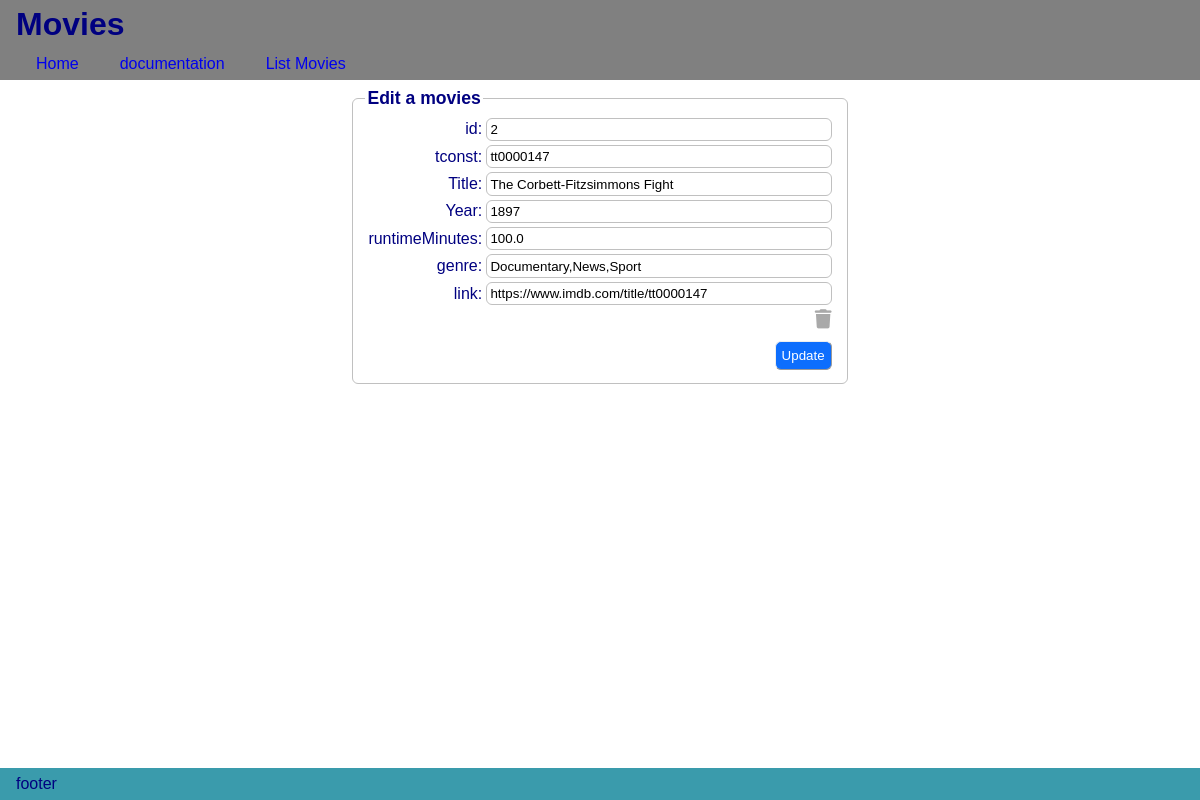
Screenshot of /get_form_edit_data/2 with the database file from the repository.
### models.py (models this page shows)
class BaseModel(SQLModel):
    id: Optional[int] = Field(default=None, primary_key=True)
    tconst: Optional[int] = Field(primary_key=True,default=None)

class Movies(BaseModel, table=True):
    id: Optional[int] = Field(default=None, primary_key=True)
    tconst: str = Field(default=None, foreign_key="ratings.tconst")
    titleType: Optional[str]
    primaryTitle: str = Field(min_length = 1, max_length = 150, index=True)
    startYear: Optional[int]
    runtimeMinutes: Optional[float]
    genres:Optional[str]= Field(nullable=True)

### main.py (the view)
@app.get('/get_form_edit_data/{id}', response_class=HTMLResponse)
async def get_form_data_edit(id: int, request:Request):
    with Session(engine) as session:
        movie  = session.get(Movies,id)
        print("movie: ", movie)
    context = {'movies':movie,'request':request}
    return templates.TemplateResponse('form_edit_data.html', context)

### templates/form_edit_data.html (shortened to what this page needs)
<!DOCTYPE html>
<html>
{% extends 'layout.html' %}
{% block content %}
<div class="form-container">
    <form method="post">
        <fieldset>
            <legend>Edit a movies</legend>
            <table>
                <tr>
                    <td>
                        <label for="id">id:</label>
                    </td>
                    <td>
                        <input type="text" id="id" name="const" value="{{movies.id}}" required maxlength="128"
                            size="40">
                    </td>
                </tr>
                <tr>
                    <td>
                        <label for="tconst">tconst:</label>
                    </td>
                    <td>
                        <input type="text" id="tconst" name="const" value="{{movies.tconst}}" required maxlength="128"
                            size="40">
                    </td>
                </tr>
                <tr>
                    <td>
                        <label for="primaryTitle">Title:</label>
                    </td>
                    <td>
                        <input type="text" id="primaryTitle" name="primaryTitle" value="{{movies.primaryTitle}}"
                            minlength="1" maxlength="150" size="40">
                    </td>
                </tr>
                <tr>
                    <td>
                        <label for="startYear">Year:</label>
                    </td>
                    <td>
                        <input type="text" id="startYear" name="startYear" value="{{movies.startYear}}"
                            minlength="1" maxlength="150" size="40">
                    </td>
                </tr>
                <tr>
                    <td>
                        <label for="runtimeMinutes">runtimeMinutes:</label>
                    </td>
                    <td>
                        <input type="text" id="runtimeMinutes" name="runtimeMinutes" value="{{movies.runtimeMinutes}}"
                            minlength="1" maxlength="150" size="40">
                    </td>
                </tr>
                <tr>
                    <td>
                        <label for="genres">genre:</label>
                    </td>
                    <td>
                        <input type="text" id="genres" name="genres" value="{{movies.genres}}"
                            minlength="1" maxlength="150" size="40">
                    </td>
                </tr>
                <tr>
                    <td>
                        <label for="link">link:</label>
                    </td>
                    <td>
                        <input type="text" id="link" name="link" value="https://www.imdb.com/title/{{movies.tconst}}"
                                minlength="1" maxlength="150" size="40">
                    </td>
                </tr>
                <tr>
                    <td colspan="2">
                        <a class="fa fa-trash" onclick="show_confirm(true)" title="Delete movies"></a>
                    </td>
                </tr>
                <tr>
                    <td colspan="2">
                        <input type="submit" value="Update">
                    </td>
                </tr>
            </table>
        </fieldset>
    </form>
</div>
{% endblock %}

### static/styles.css (style rules this page uses)
* { margin:0; }
body { font-family: Arial, Helvetica, sans-serif; color:navy; }
.form-container { display: flex; justify-content: center; }
.form-container form legend { font-size: 1.1rem; font-weight: bold; }
.form-container form fieldset { border:solid 1px silver; border-radius: 0.375rem; }
.form-container form table tr td:nth-child(1) { text-align:right; }
.form-container form table tr:last-child td { padding-top:.5em; }
input[type=text], select { border:solid silver 1px; padding: 0.2rem; border-radius: 0.375rem }
input[type='reset'], input[type='submit'],button { border:outset 1px; border-radius: 0.375rem; padding: 0.375rem; color:white; }
input[type='submit'] { background-color: #0d6efd; }
.fa { font-size: 1.2rem; text-decoration: none; color: darkgray; }

### rows the page displays
Movies: const "2", const "tt0000147", primaryTitle "The Corbett-Fitzsimmons Fight", startYear "1897", runtimeMinutes "100.0", genres "Documentary,News,Sport", link "https://www.imdb.com/title/tt0000147"
